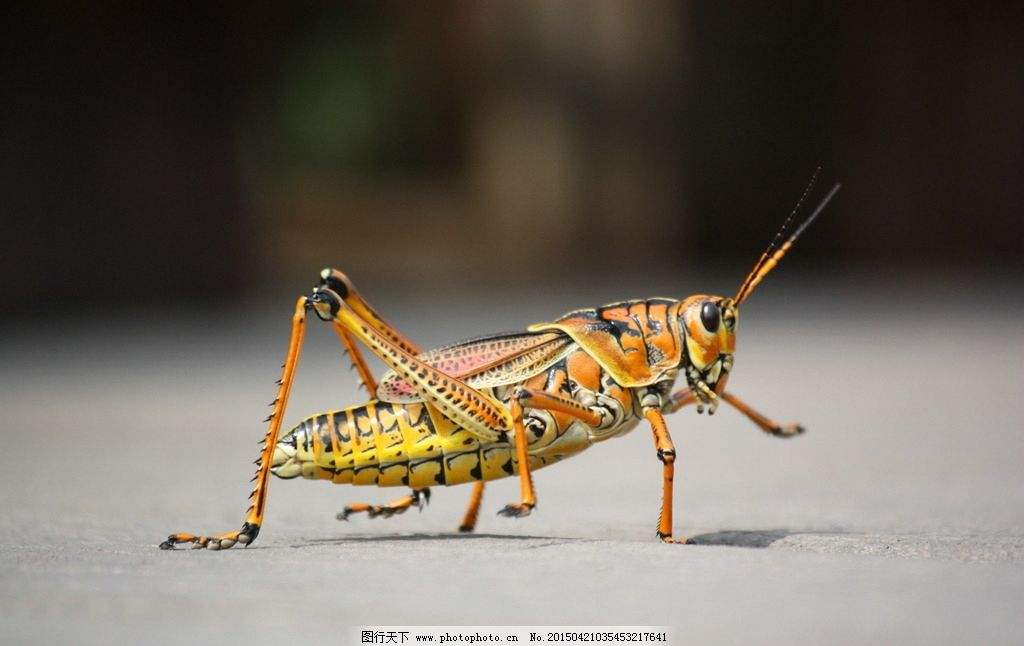
#> input picture Data Scripts/chongzi.jpeg, 1024 x 646 px
$ python testCutPic.py   (older library calls are emulated)
#> lines starting #> are read from the running program, lines starting #| are printed output that depends on the picture; after the words box and inside, x2 and y2 are one past the last pixel; in counts of white or black regions, pixels touching at a corner belong together
#-*- coding: UTF-8 -*-

'''
Author: Steve Wang
Time: 2017/12/8 10:00
Environment: Python 3.6.2 |Anaconda 4.3.30 custom (64-bit) Opencv 3.3
https://blog.csdn.net/sinat_36458870/article/details/78825571
'''

import cv2
import numpy as np


def get_image(path):
    #获取图片
    img=cv2.imread(path)
    gray=cv2.cvtColor(img,cv2.COLOR_BGR2GRAY)

    return img, gray

def Gaussian_Blur(gray):
    # 高斯去噪
    blurred = cv2.GaussianBlur(gray, (9, 9),0)

    return blurred

def Sobel_gradient(blurred):
    # 索比尔算子来计算x、y方向梯度
    gradX = cv2.Sobel(blurred, ddepth=cv2.CV_32F, dx=1, dy=0)
    gradY = cv2.Sobel(blurred, ddepth=cv2.CV_32F, dx=0, dy=1)

    gradient = cv2.subtract(gradX, gradY)
    gradient = cv2.convertScaleAbs(gradient)

    return gradX, gradY, gradient

def Thresh_and_blur(gradient):

    blurred = cv2.GaussianBlur(gradient, (9, 9),0)
    (_, thresh) = cv2.threshold(blurred, 90, 255, cv2.THRESH_BINARY)

    return thresh

def image_morphology(thresh):
    # 建立一个椭圆核函数
    kernel = cv2.getStructuringElement(cv2.MORPH_ELLIPSE, (25, 25))
    # 执行图像形态学, 细节直接查文档，很简单
    closed = cv2.morphologyEx(thresh, cv2.MORPH_CLOSE, kernel)
    closed = cv2.erode(closed, None, iterations=4)
    closed = cv2.dilate(closed, None, iterations=4)

    return closed

def findcnts_and_box_point(closed):
    # 这里opencv3返回的是三个参数
    (_, cnts, _) = cv2.findContours(closed.copy(),
        cv2.RETR_LIST,
        cv2.CHAIN_APPROX_SIMPLE)
    c = sorted(cnts, key=cv2.contourArea, reverse=True)[0]
    # compute the rotated bounding box of the largest contour
    rect = cv2.minAreaRect(c)
    box = np.int0(cv2.boxPoints(rect))

    return box

def drawcnts_and_cut(original_img, box):
    # 因为这个函数有极强的破坏性，所有需要在img.copy()上画
    # draw a bounding box arounded the detected barcode and display the image
    draw_img = cv2.drawContours(original_img.copy(), [box], -1, (0, 0, 255), 3)

    Xs = [i[0] for i in box]
    Ys = [i[1] for i in box]
    x1 = min(Xs)
    x2 = max(Xs)
    y1 = min(Ys)
    y2 = max(Ys)
    hight = y2 - y1
    width = x2 - x1
    crop_img = original_img[y1:y1+hight, x1:x1+width]

    return draw_img, crop_img

def walk():

    img_path = r'chongzi.jpeg'
    save_path = r'chongzi_save.jpeg'
    original_img, gray = get_image(img_path)
#> in get_image, img is the input picture: shape (646, 1024, 3); mean B, G, R 92.4, 102.9, 111.9
#> in get_image, `gray=cv2.cvtColor(img,cv2.COLOR_BGR2GRAY)`:
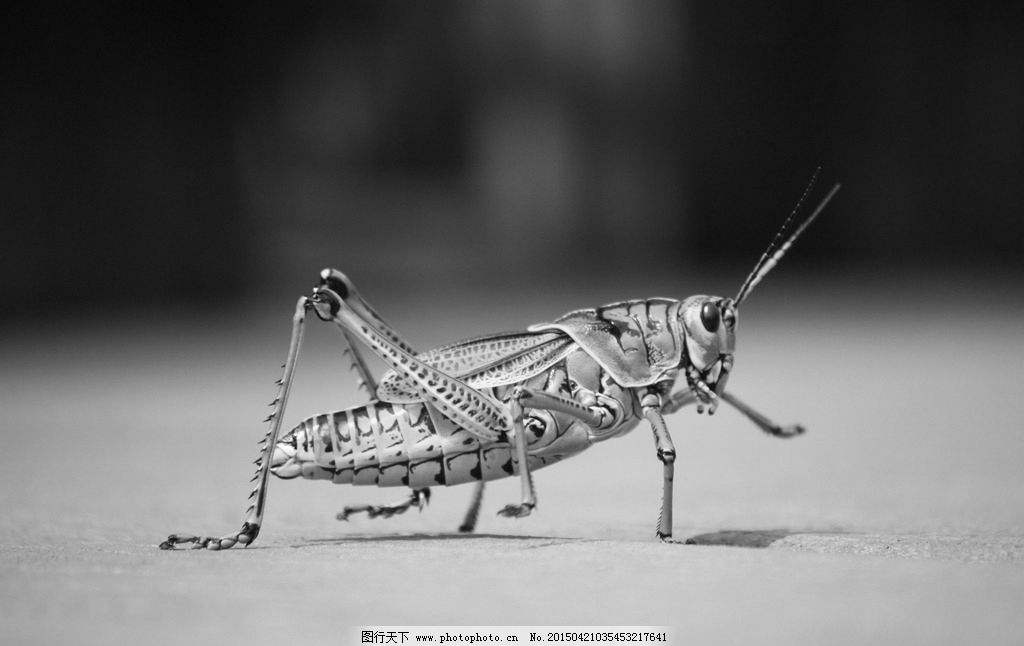
#> gray: shape (646, 1024); min 0, max 255, mean 104.4
    blurred = Gaussian_Blur(gray)
    gradX, gradY, gradient = Sobel_gradient(blurred)
#> in Sobel_gradient, `gradY = cv2.Sobel(blurred, ddepth=cv2.CV_32F, dx=0, dy=1)`:
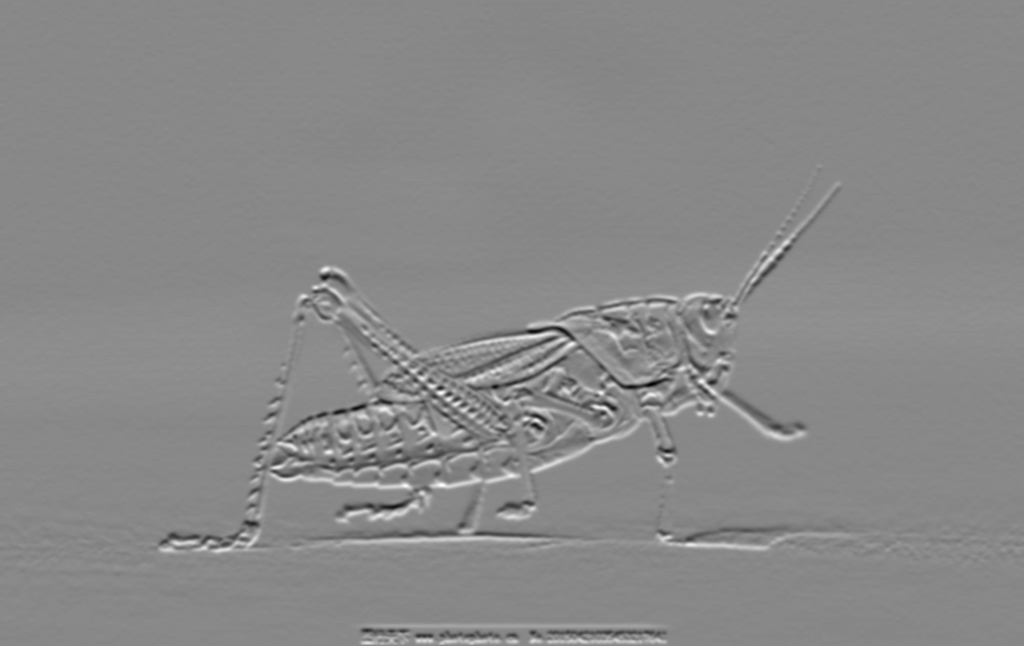
#> gradY: shape (646, 1024) float32; min -320, max 279, mean 2; drawn with min black and max white
    thresh = Thresh_and_blur(gradient)
#> in Thresh_and_blur, `(_, thresh) = cv2.threshold(blurred, 90, 255, cv2.THRESH_BINARY)`:
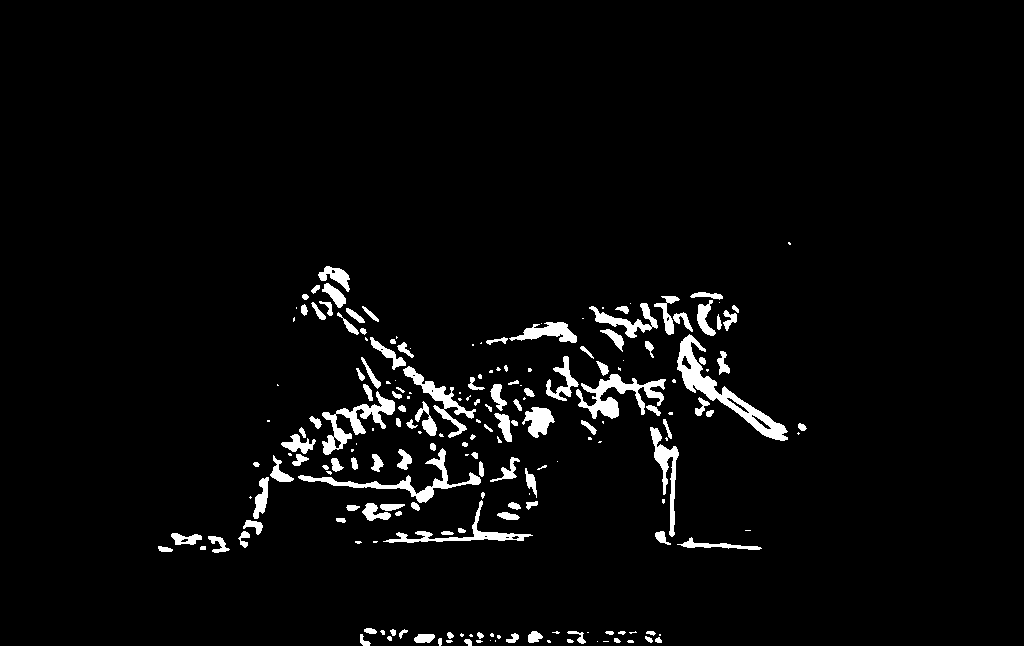
#> thresh: shape (646, 1024); 3.6% white; 198 white regions (72 under 20 px), largest, box (x1, y1, x2, y2) and area: (677, 334, 788, 441) 2274, (576, 374, 666, 419) 1535, (298, 448, 481, 503) 1387
    closed = image_morphology(thresh)
#> in image_morphology, `closed = cv2.morphologyEx(thresh, cv2.MORPH_CLOSE, kernel)`: closed: shape (646, 1024); 8.8% white; 6 white regions (4 under 20 px), largest, box (x1, y1, x2, y2) and area: (158, 266, 807, 553) 54167, (360, 628, 662, 646) 4048
#> in image_morphology, `closed = cv2.erode(closed, None, iterations=4)`: closed: shape (646, 1024); 5.7% white; 14 white regions (5 under 20 px), largest, box (x1, y1, x2, y2) and area: (257, 271, 674, 538) 26656, (593, 297, 790, 436) 6527, (364, 633, 658, 646) 2533
#> in image_morphology, `closed = cv2.dilate(closed, None, iterations=4)`:
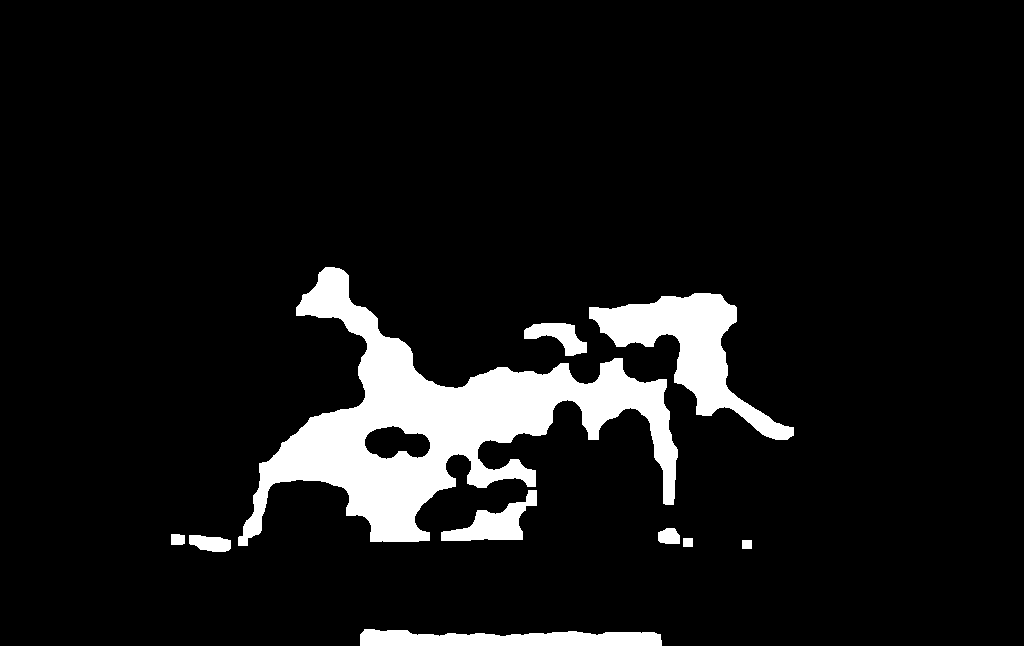
#> closed: shape (646, 1024); 8.4% white; 10 white regions
    box = findcnts_and_box_point(closed)
#> in findcnts_and_box_point, `(_, cnts, _) = cv2.findContours(closed.copy(), cv2.RETR_LIST, cv2.CHAI..`: cnts = 11 contours; largest, box (x1, y1, x2, y2) and area: (238, 267, 678, 546) 38269, (589, 293, 794, 440) 9424, (360, 629, 662, 646) 3676, (441, 490, 537, 541) 1923, (364, 425, 431, 460) 1578
#> in findcnts_and_box_point, `c = sorted(cnts, key=cv2.contourArea, reverse=True)[0]`: c = contour of 726 points, box (x1, y1, x2, y2) (238, 267, 678, 546), area 38269
#> in findcnts_and_box_point, `rect = cv2.minAreaRect(c)`: rect = ((472.5, 452.9), (293.3, 413.7), -75.85)
#> in findcnts_and_box_point, `box = np.int0(cv2.boxPoints(rect))`: box = [[637, 645], [236, 544], [307, 260], [708, 361]]
#> box = [[637, 645], [236, 544], [307, 260], [708, 361]]
    draw_img, crop_img = drawcnts_and_cut(original_img,box)
#> in drawcnts_and_cut, `Xs = [i[0] for i in box]`: Xs = [637, 236, 307, 708]
#> in drawcnts_and_cut, `Ys = [i[1] for i in box]`: Ys = [645, 544, 260, 361]
#> in drawcnts_and_cut, `x1 = min(Xs)`: x1 = 236
#> in drawcnts_and_cut, `x2 = max(Xs)`: x2 = 708
#> in drawcnts_and_cut, `y1 = min(Ys)`: y1 = 260
#> in drawcnts_and_cut, `y2 = max(Ys)`: y2 = 645
#> in drawcnts_and_cut, `hight = y2 - y1`: hight = 385
#> in drawcnts_and_cut, `width = x2 - x1`: width = 472
#> in drawcnts_and_cut, `crop_img = original_img[y1:y1+hight, x1:x1+width]`:
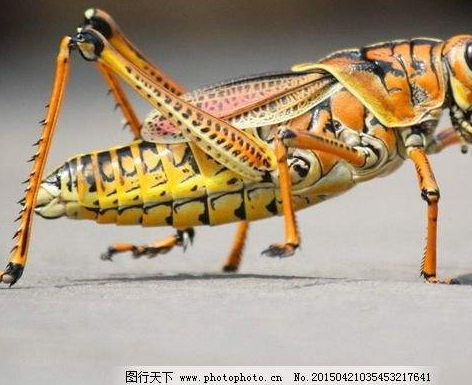
#> crop_img: shape (385, 472, 3); mean B, G, R 131, 154, 170.4

    # 暴力一点，把它们都显示出来看看

    cv2.imshow('original_img', original_img)
    cv2.imshow('blurred', blurred)
    cv2.imshow('gradX', gradX)
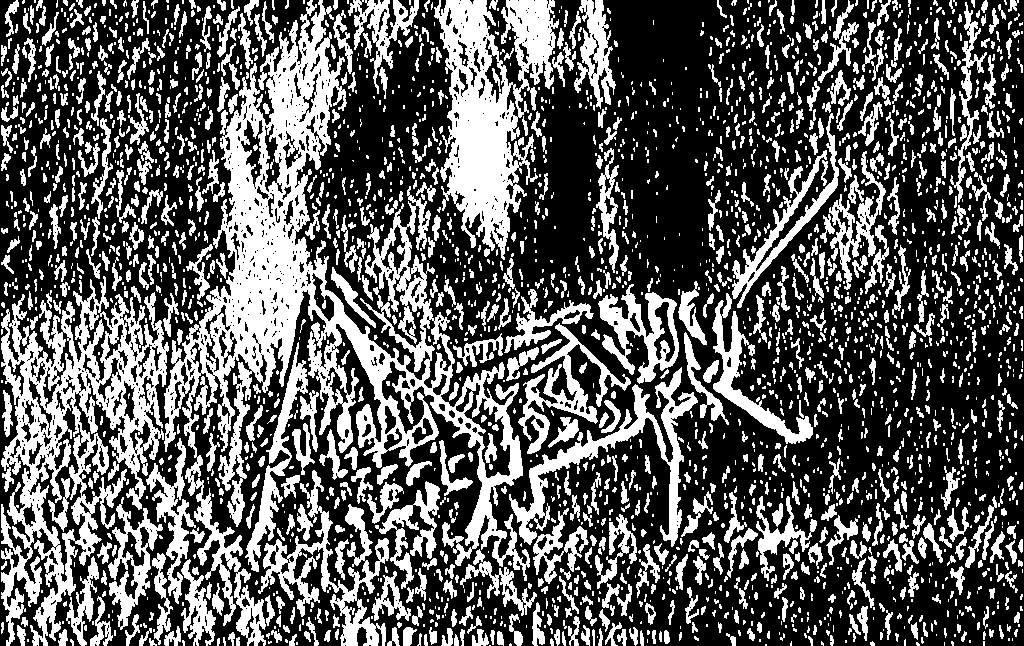
#> window 'gradX': shape (646, 1024); 35.8% white; 2686 white regions (1518 under 20 px), largest, box (x1, y1, x2, y2) and area: (164, 0, 530, 646) 50757, (1, 276, 169, 646) 23644, (434, 0, 559, 260) 16095
    cv2.imshow('gradY', gradY)
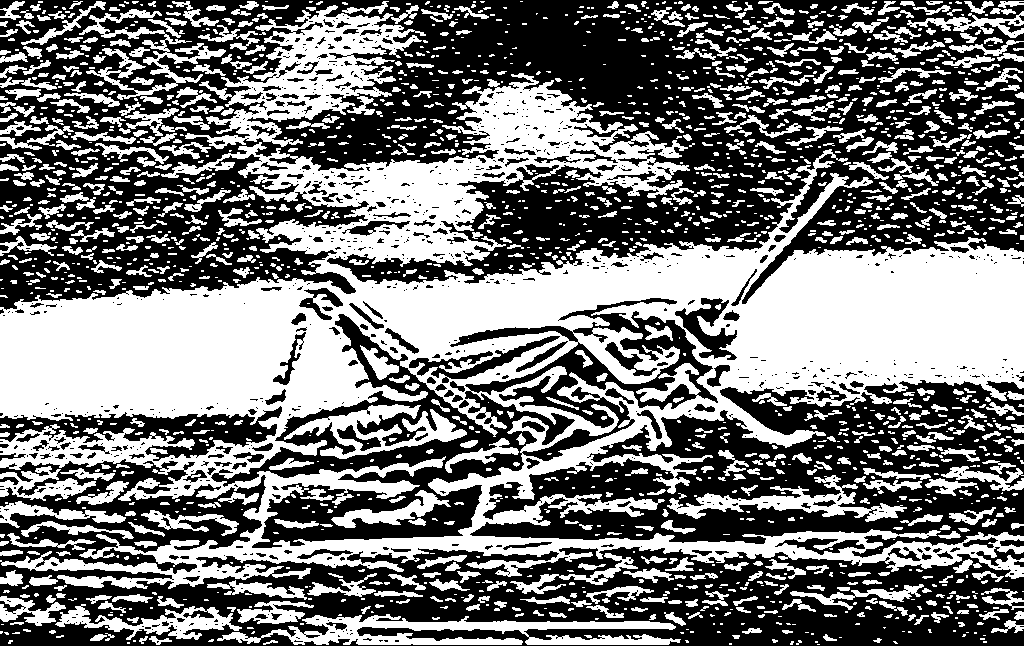
#> window 'gradY': shape (646, 1024); 46.7% white; 1852 white regions (966 under 20 px), largest, box (x1, y1, x2, y2) and area: (0, 73, 1024, 589) 192785, (185, 5, 426, 149) 11512, (217, 614, 681, 645) 6540
    cv2.imshow('final', gradient)
    cv2.imshow('thresh', thresh)
    cv2.imshow('closed', closed)
    cv2.imshow('draw_img', draw_img)
    cv2.imshow('crop_img', crop_img)
    cv2.waitKey(20171219)
    cv2.imwrite(save_path, crop_img)

walk()
